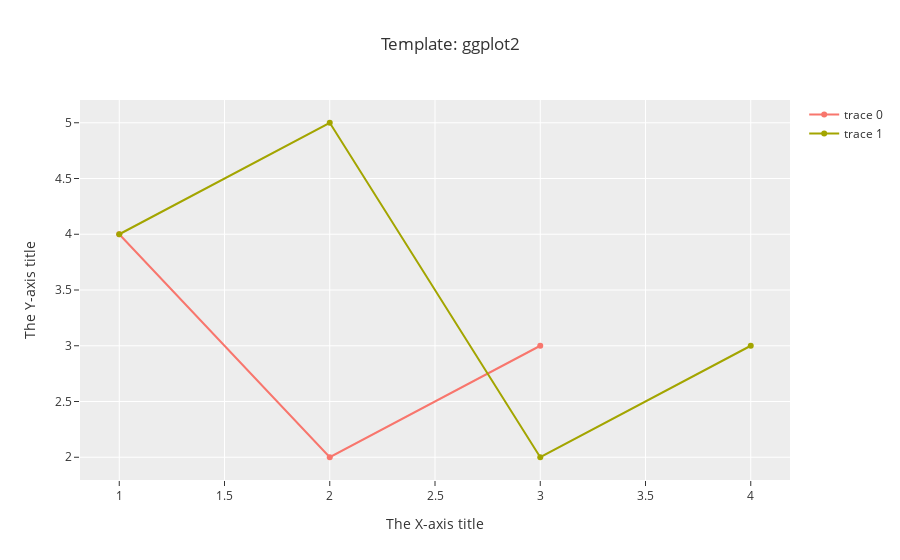
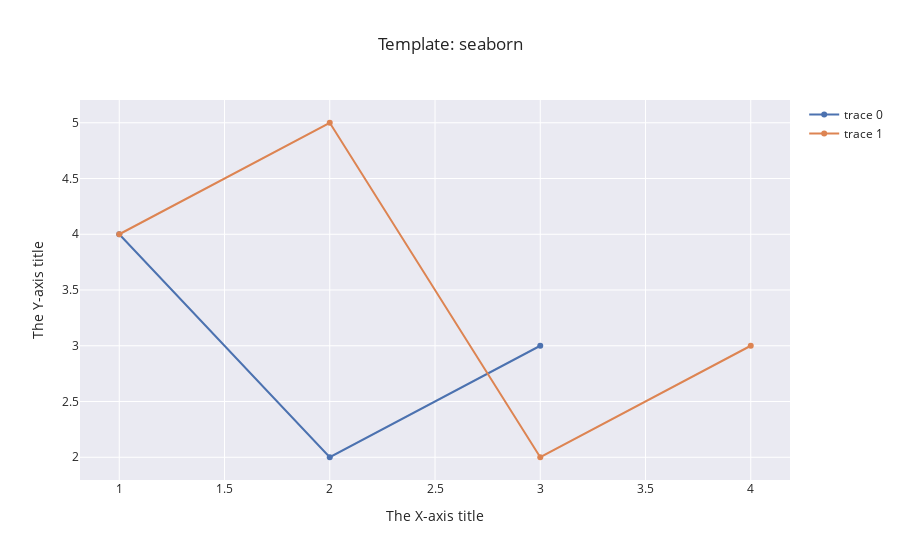

Notebook code cell kept with these figures, in order:
### Code cell
import plotly.graph_objects as go

for template in plotly.io.templates:
    fig = go.Figure()

    fig.add_scatter(x=[1,2,3], y=[4,2,3])
    fig.add_scatter(x=[1,2,3,4], y=[4,5,2,3])

    fig.layout.title = f'Template: {template}'
    fig.layout.xaxis.title = 'The X-axis title'
    fig.layout.yaxis.title = 'The Y-axis title'
    
    fig.layout.template = template
    
    fig.show()

### Figure 1 — Plotly figure (JSON) as saved in the notebook; plotly's stock layout.template omitted (floating-point values rounded to 4 significant figures)
{"data": [{"type": "scatter", "x": [1, 2, 3], "y": [4, 2, 3]}, {"type": "scatter", "x": [1, 2, 3, 4], "y": [4, 5, 2, 3]}], "layout": {"title": {"text": "Template: ggplot2"}, "xaxis": {"title": {"text": "The X-axis title"}}, "yaxis": {"title": {"text": "The Y-axis title"}}}}

### Figure 2 — Plotly figure (JSON) as saved in the notebook; plotly's stock layout.template omitted (floating-point values rounded to 4 significant figures)
{"data": [{"type": "scatter", "x": [1, 2, 3], "y": [4, 2, 3]}, {"type": "scatter", "x": [1, 2, 3, 4], "y": [4, 5, 2, 3]}], "layout": {"title": {"text": "Template: seaborn"}, "xaxis": {"title": {"text": "The X-axis title"}}, "yaxis": {"title": {"text": "The Y-axis title"}}}}
